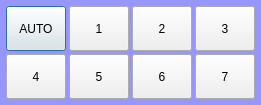
<?xml version="1.0" encoding="UTF-8"?>
<ui version="4.0">
 <class>clsRangeDialog</class>
 <widget class="QDialog" name="clsRangeDialog">
  <property name="geometry">
   <rect>
    <x>0</x>
    <y>0</y>
    <width>261</width>
    <height>105</height>
   </rect>
  </property>
  <property name="windowTitle">
   <string>Dialog</string>
  </property>
  <property name="styleSheet">
   <string notr="true">QDialog
{
	font: 75 12pt &quot;楷体&quot;;
	background-color:rgb(150,150,251);
}</string>
  </property>
  <layout class="QGridLayout" name="gridLayout">
   <property name="leftMargin">
    <number>6</number>
   </property>
   <property name="topMargin">
    <number>6</number>
   </property>
   <property name="rightMargin">
    <number>6</number>
   </property>
   <property name="bottomMargin">
    <number>6</number>
   </property>
   <property name="spacing">
    <number>3</number>
   </property>
   <item row="0" column="0">
    <widget class="QPushButton" name="btnAuto">
     <property name="minimumSize">
      <size>
       <width>0</width>
       <height>45</height>
      </size>
     </property>
     <property name="maximumSize">
      <size>
       <width>60</width>
       <height>16777215</height>
      </size>
     </property>
     <property name="styleSheet">
      <string notr="true">font: 75 12pt &quot;楷体&quot;;</string>
     </property>
     <property name="text">
      <string>AUTO</string>
     </property>
    </widget>
   </item>
   <item row="0" column="1">
    <widget class="QPushButton" name="btn1">
     <property name="minimumSize">
      <size>
       <width>0</width>
       <height>45</height>
      </size>
     </property>
     <property name="maximumSize">
      <size>
       <width>60</width>
       <height>16777215</height>
      </size>
     </property>
     <property name="styleSheet">
      <string notr="true">font: 75 12pt &quot;楷体&quot;;</string>
     </property>
     <property name="text">
      <string>1</string>
     </property>
    </widget>
   </item>
   <item row="0" column="2">
    <widget class="QPushButton" name="btn2">
     <property name="minimumSize">
      <size>
       <width>0</width>
       <height>45</height>
      </size>
     </property>
     <property name="maximumSize">
      <size>
       <width>60</width>
       <height>16777215</height>
      </size>
     </property>
     <property name="styleSheet">
      <string notr="true">font: 75 12pt &quot;楷体&quot;;</string>
     </property>
     <property name="text">
      <string>2</string>
     </property>
    </widget>
   </item>
   <item row="0" column="3">
    <widget class="QPushButton" name="btn3">
     <property name="minimumSize">
      <size>
       <width>0</width>
       <height>45</height>
      </size>
     </property>
     <property name="maximumSize">
      <size>
       <width>60</width>
       <height>16777215</height>
      </size>
     </property>
     <property name="styleSheet">
      <string notr="true">font: 75 12pt &quot;楷体&quot;;</string>
     </property>
     <property name="text">
      <string>3</string>
     </property>
    </widget>
   </item>
   <item row="1" column="0">
    <widget class="QPushButton" name="btn4">
     <property name="minimumSize">
      <size>
       <width>0</width>
       <height>45</height>
      </size>
     </property>
     <property name="maximumSize">
      <size>
       <width>60</width>
       <height>16777215</height>
      </size>
     </property>
     <property name="styleSheet">
      <string notr="true">font: 75 12pt &quot;楷体&quot;;</string>
     </property>
     <property name="text">
      <string>4</string>
     </property>
    </widget>
   </item>
   <item row="1" column="1">
    <widget class="QPushButton" name="btn5">
     <property name="minimumSize">
      <size>
       <width>0</width>
       <height>45</height>
      </size>
     </property>
     <property name="maximumSize">
      <size>
       <width>60</width>
       <height>16777215</height>
      </size>
     </property>
     <property name="styleSheet">
      <string notr="true">font: 75 12pt &quot;楷体&quot;;</string>
     </property>
     <property name="text">
      <string>5</string>
     </property>
    </widget>
   </item>
   <item row="1" column="2">
    <widget class="QPushButton" name="btn6">
     <property name="minimumSize">
      <size>
       <width>0</width>
       <height>45</height>
      </size>
     </property>
     <property name="maximumSize">
      <size>
       <width>60</width>
       <height>16777215</height>
      </size>
     </property>
     <property name="styleSheet">
      <string notr="true">font: 75 12pt &quot;楷体&quot;;</string>
     </property>
     <property name="text">
      <string>6</string>
     </property>
    </widget>
   </item>
   <item row="1" column="3">
    <widget class="QPushButton" name="btn7">
     <property name="minimumSize">
      <size>
       <width>0</width>
       <height>45</height>
      </size>
     </property>
     <property name="maximumSize">
      <size>
       <width>60</width>
       <height>16777215</height>
      </size>
     </property>
     <property name="styleSheet">
      <string notr="true">font: 75 12pt &quot;楷体&quot;;</string>
     </property>
     <property name="text">
      <string>7</string>
     </property>
    </widget>
   </item>
  </layout>
 </widget>
 <resources/>
 <connections/>
</ui>
